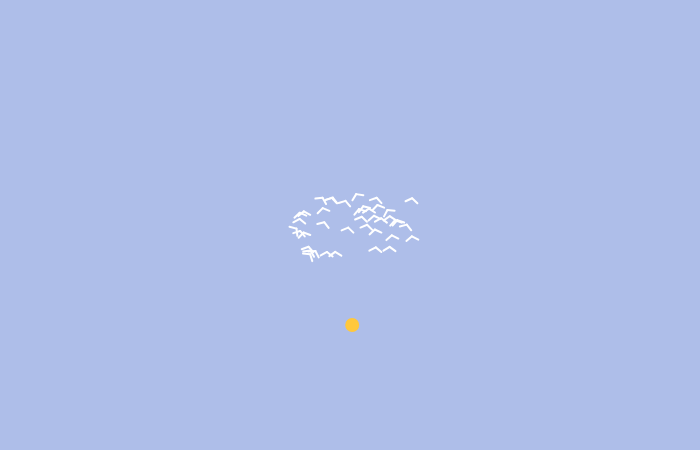
Frame 1 (no input)
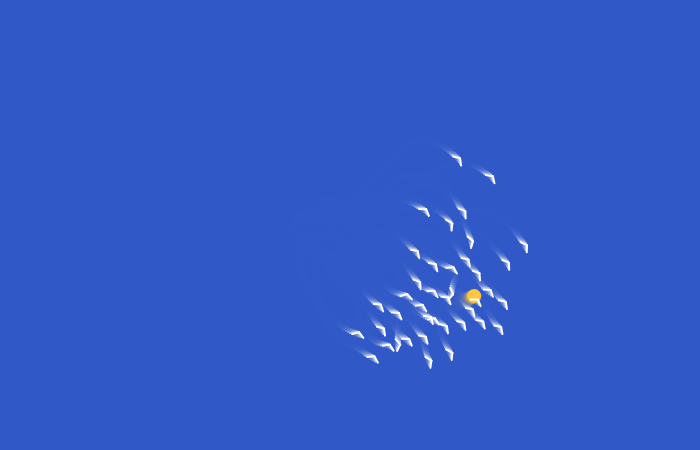
Frame 60 (no input)
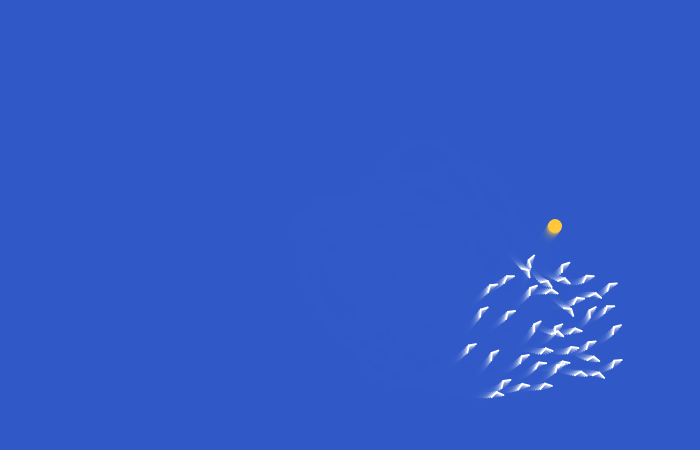
Frame 120 (the mouse pressed at the canvas centre since frame 60)

The p5.js sketch that drew these frames (run headless with seeded random() and noise() and a simulated clock; from frame 60 on, the mouse is pressed at the canvas centre):

// p5.js sketch
// ── sketch.js
let birds = []
let flockTargetX = 350
let flockTargetY = 225

function setup() {
  createCanvas(700, 450)
  for (let count = 0; count < 40; count++) {
    birds.push({
      x: width / 2 + random(-60, 60),
      y: height / 2 + random(-30, 30),
      xSpeed: random(1, 3),
      ySpeed: random(-1, 1)
    })
  }
}

function draw() {
  background(50, 90, 200, 100)
  moveFlockTarget()
  drawFlockTarget()
  updateBirds()
  drawBirds()
}

function moveFlockTarget() {
  flockTargetX = width / 2 + sin(frameCount * 0.01) * 220
  flockTargetY = height / 2 + cos(frameCount * 0.013) * 100
}

function drawFlockTarget() {
  fill(255, 200, 60)
  noStroke()
  ellipse(flockTargetX, flockTargetY, 14, 14)
}

function updateBirds() {
  for (let bird of birds) {
    for (let otherBird of birds) {
      let distanceBetweenBirds = dist(bird.x, bird.y, otherBird.x, otherBird.y)

      if (otherBird !== bird && distanceBetweenBirds < 18) {
        bird.xSpeed += (bird.x - otherBird.x) * 0.01
        bird.ySpeed += (bird.y - otherBird.y) * 0.01
      }
    }

    bird.xSpeed += (flockTargetX - bird.x) * 0.0008
    bird.ySpeed += (flockTargetY - bird.y) * 0.0008

    let birdSpeed = sqrt(bird.xSpeed * bird.xSpeed + bird.ySpeed * bird.ySpeed)

    if (birdSpeed < 0.01) {
      birdSpeed = 0.01
    }

    bird.xSpeed += random(-0.05, 0.05)
    bird.ySpeed += random(-0.05, 0.05)

    bird.xSpeed = bird.xSpeed / birdSpeed * 2.2
    bird.ySpeed = bird.ySpeed / birdSpeed * 2.2

    bird.x += bird.xSpeed
    bird.y += bird.ySpeed
  }
}

function drawBirds() {
  stroke(255)
  strokeWeight(2)
  noFill()

  for (let bird of birds) {
    push()
    translate(bird.x, bird.y)
    rotate(atan2(bird.ySpeed, bird.xSpeed))
    line(-6, 2, 0, -2)
    line(0, -2, 6, 2)
    pop()
  }
}

function mousePressed() {
  for (let bird of birds) {
    let distanceFromMouse = dist(mouseX, mouseY, bird.x, bird.y)

    if (distanceFromMouse < 120) {
      bird.x += (bird.x - mouseX) * 0.2
      bird.y += (bird.y - mouseY) * 0.2
      bird.xSpeed += (bird.x - mouseX) * 0.02
      bird.ySpeed += (bird.y - mouseY) * 0.02
    }
  }
}
